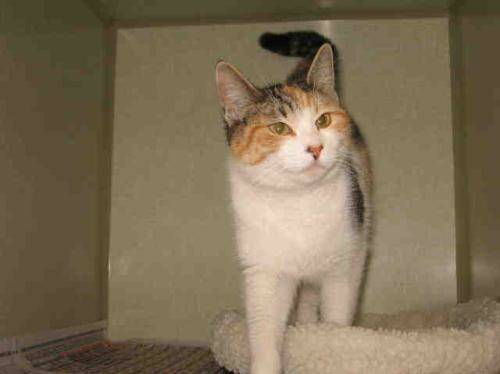
#> input picture 01/cat-and-dog/training_set/training_set/cats/cat.1055.jpg, 500 x 374 px; its folder holds only this picture in this run
$ jupyter execute --allow-errors 01.ipynb
#> lines starting #> are read from the running program, lines starting #| are printed output that depends on the picture
### A.	[LO 2] Build Visual Vocabulary from the dataset using the Visual Bag of Words algorithm. Explain comprehensively how the algorithms work!

First step is to import the libraries we are using. We will need the KMeans cluster function, provided by scikit-learn in order to create the word clusters and to compute the centroid for each clusters we will need to calculate the distance from each point to the clusters, thus we also need the distance function provided by scipy.
Other libraries will be used for image processing.

[cell 1]
import cv2
import os
import numpy as np
from scipy.spatial import distance
from sklearn.cluster import KMeans

First we need to load the dataset we will use. Here I'm using a local dataset and thus we need to import them beforehand (dataset can be accessed through this link: https://github.com/jmkho/COMPVIS-LEC-Final_Assignment/tree/main/01/cat-and-dog).
Loading the dataset will be done both for the training and testing data, storing them into a dictionary as the class labels.

[cell 2]
def load_images(path):
#> called with path = 'cat-and-dog/training_set/training_set/'
    image_dict = {}
    for animal_type in os.listdir(path):
        animal_type_image = []
        type_path = f"{path}/{animal_type}"
        for image in os.listdir(type_path):
            img = cv2.imread(f"{type_path}/{image}", 0)
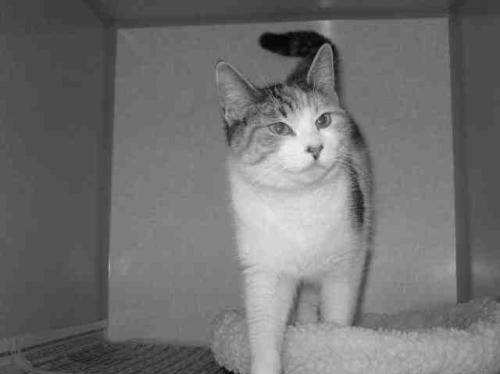
#> img: shape (374, 500); min 1, max 248, mean 112.7
            if img is not None:
                img = cv2.resize(img, (100,100))
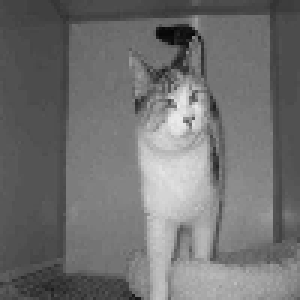
#> img: shape (100, 100) (shown 3 times larger); min 5, max 236, mean 112.7
                animal_type_image.append(img)
        image_dict[animal_type] = animal_type_image
#> pass 2 of the loop in load_images, `for animal_type in os.listdir(path):`:
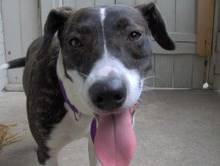
#> input picture 01/cat-and-dog/training_set/training_set/dogs/dog.1003.jpg, 220 x 166 px
#> in load_images, `img = cv2.imread(f"{type_path}/{image}", 0)`:
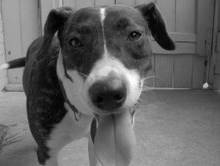
#> img: shape (166, 220); min 0, max 255, mean 100.4
#> in load_images, `img = cv2.resize(img, (100,100))`:
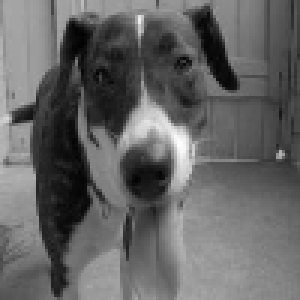
#> img: shape (100, 100) (shown 3 times larger); min 1, max 254, mean 100.3
    return image_dict

[cell 3]
train_set = load_images('cat-and-dog/training_set/training_set/')
#> train_set = 2 items

#> (a cell that did not finish here is left out)


Below is the function to get local features of the image using SIFT. In one dataset consists of two categories: cat and dog. These categories will be iterated separatedly, by getting the keypoints and descriptors for every image in both categories (cat and dog). The descriptor for all images will be combined in the descriptors list, while the descriptors for specific class will be stored in the sift_vectors dictionary. This function will return a list that has 2 values; the first value is the combined descriptors of all images and the second value is the visual dictionary of our descriptors from specific classes.

[cell 5]
def sift_features(dataset):
    sift_vectors = {}
    descriptors = []
    sift = cv2.SIFT_create()

    for category, animal_img in dataset.items():
        features = []
        for img in animal_img:
            kp, desc = sift.detectAndCompute(img, None)
            descriptors.extend(desc)
            features.append(desc)
        sift_vectors[category] = features
#> this loop made 2 passes
#> category on passes 1 to 2: 'cats', 'dogs'
#> after the loop, descriptors = 116 items; sift_vectors = 2 items

    return [descriptors, sift_vectors]

[cell 6]
compute_sift = sift_features(train_set)
#> compute_sift = 2 items
descriptor_list = compute_sift[0]
#> descriptor_list = 116 items
bovw_dictionary = compute_sift[1]
#> bovw_dictionary = 2 items

Next, after getting all the descriptors, we can pass it to the K-Means clustering algorithm to find the visual words, which are the center points for each cluster. here, we set the K (cluster groups) to 100.

[cell 7]
def kmeans(k, desc):
    kmeans = KMeans(n_clusters=k, n_init=10)
    kmeans.fit(desc)
    visual_bow = kmeans.cluster_centers_

    return visual_bow

[cell 8]
visual_bow = kmeans(100, descriptor_list)
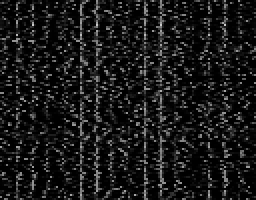
#> visual_bow: shape (100, 128) float64 (shown 2 times larger); min 0, max 201, mean 24.4

### B.	[LO 3] Use K-NN to predict the object (i.e., dog or cat) and explain the results!

As what we did with the training data, we will also compute the features for the test dataset and store it into a dictionary.

#> (a cell that did not finish here is left out)

Compute the histogram for train and test dataset so we may compare the accuracy of the prediction.

[cell 10]
def data_hist(bovw, centroid):
    feature_dict = {}
    for category, value in bovw.items():
        histograms = []
        for img in value:
            hist = cv2.calcHist([img], [0], None, [256], [0,256])
            histograms.append(hist)
        feature_dict[category] = hist
#> after the loop, feature_dict = 2 items
    return feature_dict

[cell 11]
bovw_hist_train = data_hist(bovw_dictionary, visual_bow)
#> bovw_hist_train = 2 items
#> (the rest of this cell did not finish here and is left out)
